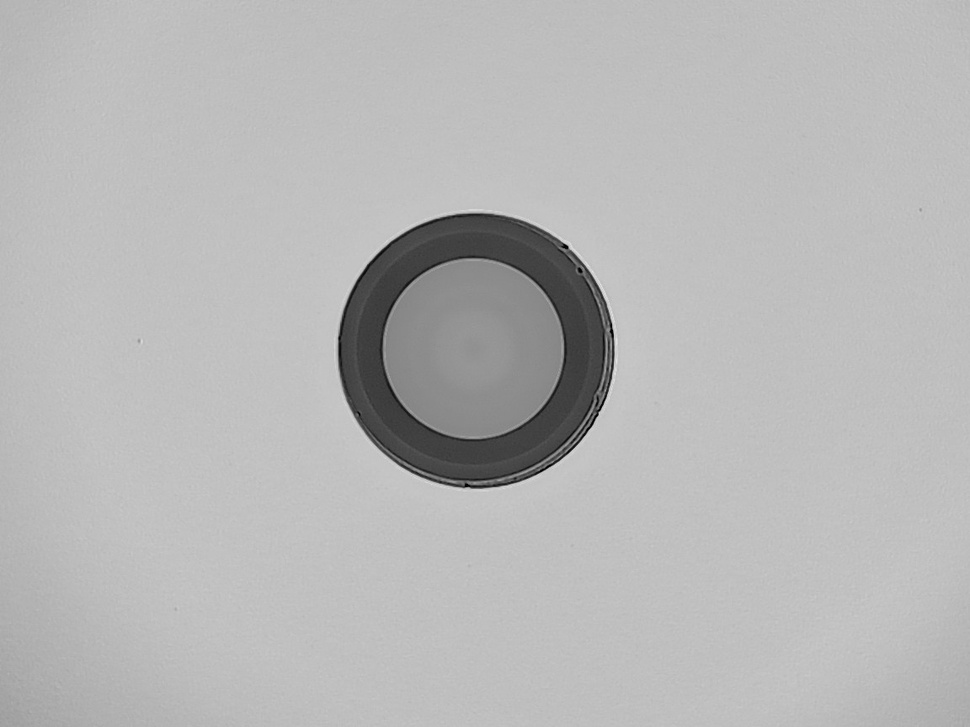
#> input picture current-process/old_version/image_batch/ima18.jpg, 970 x 727 px, shrunk from 1152 x 864 before the run
$ python affine_transform.py ../../../../../../current-process/old_version/image_batch/ima18.jpg
#> lines starting #> are read from the running program, lines starting #| are printed output that depends on the picture
#!/usr/bin/env python3
"""
Affine Transformation
Category: transformations
"""
import cv2
import numpy as np


def process_image(image: np.ndarray) -> np.ndarray:
    """
    Affine Transformation

    Args:
        image: Input image (grayscale or color)

    Returns:
        Processed image
    """
    result = image.copy()

    height, width = result.shape[:2]
    pts1 = np.float32([[50, 50], [200, 50], [50, 200]])
    pts2 = np.float32([[10, 100], [200, 50], [100, 250]])
    matrix = cv2.getAffineTransform(pts1, pts2)
    result = cv2.warpAffine(result, matrix, (width, height))

    return result

if __name__ == "__main__":
    import sys
    if len(sys.argv) > 1:
        img = cv2.imread(sys.argv[1], cv2.IMREAD_UNCHANGED)
#> img is the input picture: shape (727, 970, 3); min 0, max 229, mean 182.7
        if img is not None:
            result = process_image(img)
#> in process_image, `result = cv2.warpAffine(result, matrix, (width, height))`:
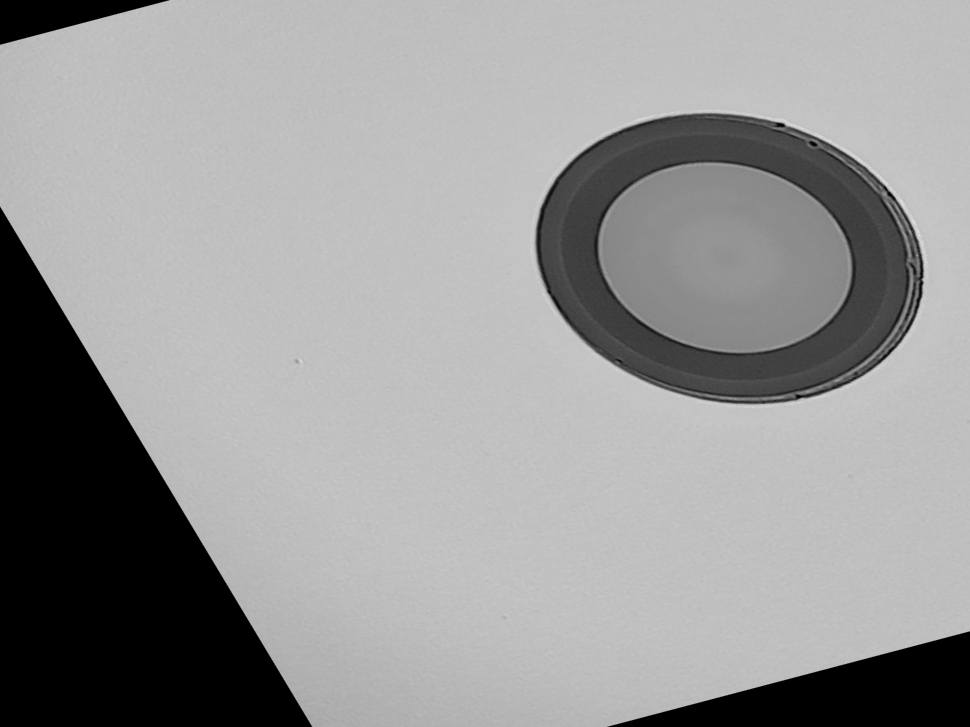
#> result: shape (727, 970, 3); min 0, max 224, mean 151.7
            cv2.imwrite(f"affine_transform_output.png", result)
            print(f"Saved to affine_transform_output.png")
        else:
            print("Failed to load image")
    else:
        print(f"Usage: python affine_transform.py <image_path>")

$ run again, on current-process/old_version/image_batch/img35.jpg
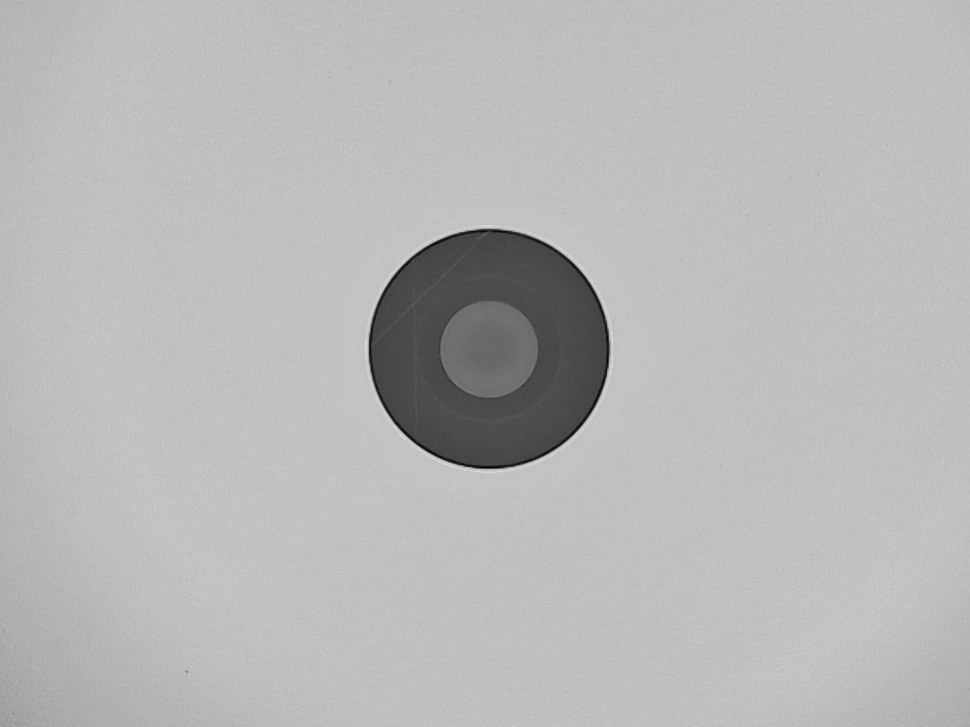
#> input picture current-process/old_version/image_batch/img35.jpg, 970 x 727 px, shrunk from 1152 x 864 before the run
#> img is the input picture: shape (727, 970, 3); min 2, max 223, mean 183.8
#> in process_image, `result = cv2.warpAffine(result, matrix, (width, height))`:
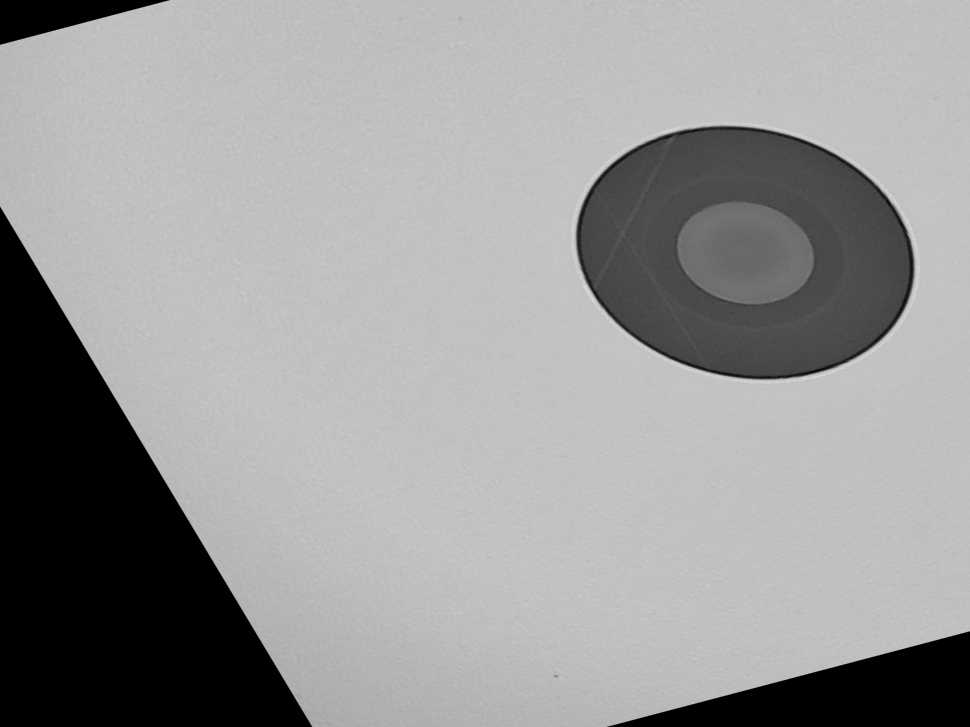
#> result: shape (727, 970, 3); min 0, max 220, mean 152.8

$ run again, on current-process/old_version/image_batch/img38.jpg
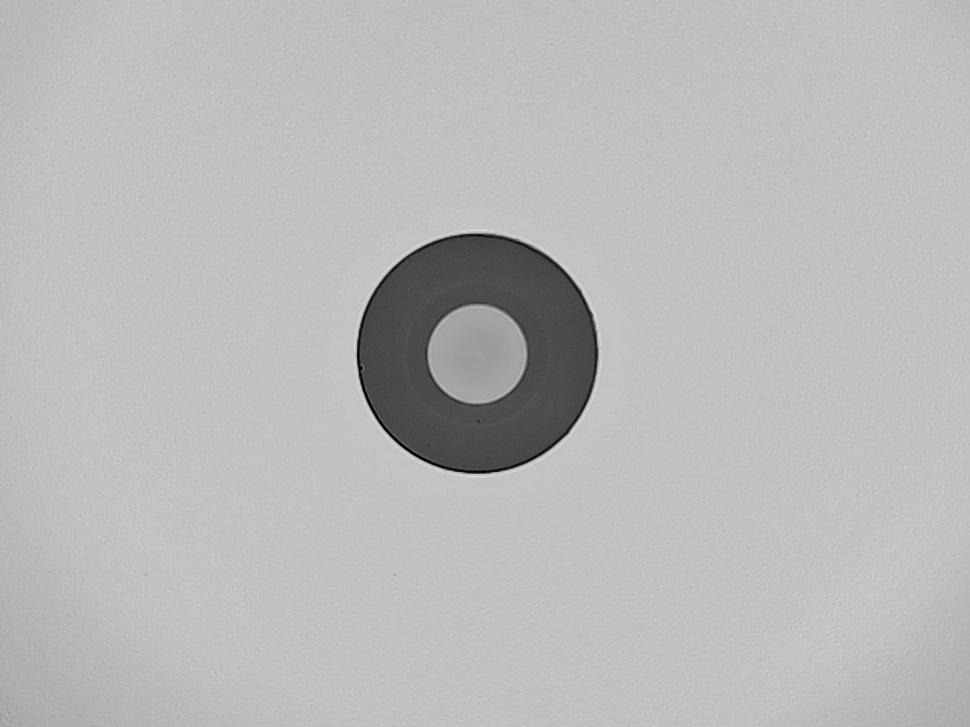
#> input picture current-process/old_version/image_batch/img38.jpg, 970 x 727 px, shrunk from 1152 x 864 before the run
#> img is the input picture: shape (727, 970, 3); min 0, max 225, mean 185.2
#> in process_image, `result = cv2.warpAffine(result, matrix, (width, height))`:
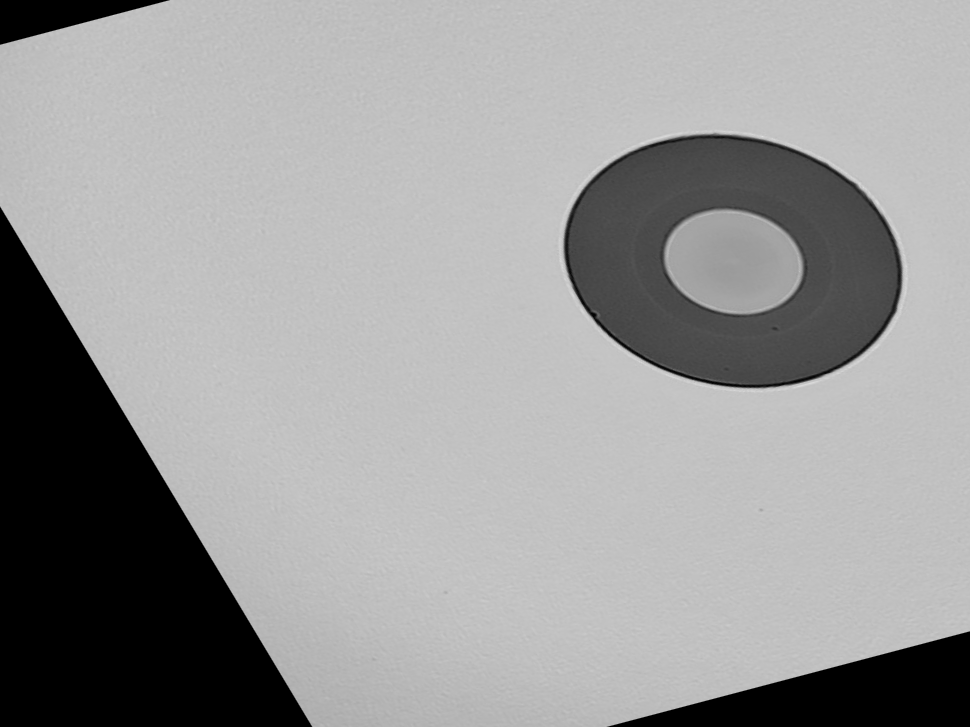
#> result: shape (727, 970, 3); min 0, max 223, mean 154.4
